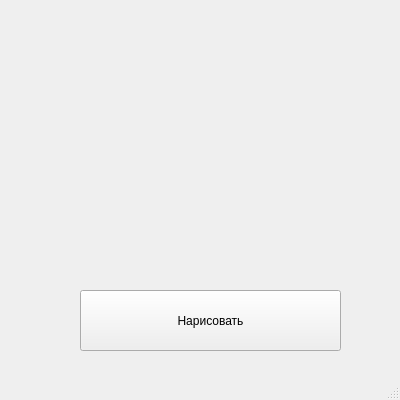
<?xml version="1.0" encoding="UTF-8"?>
<ui version="4.0">
 <class>MainWindow</class>
 <widget class="QMainWindow" name="MainWindow">
  <property name="geometry">
   <rect>
    <x>0</x>
    <y>0</y>
    <width>400</width>
    <height>400</height>
   </rect>
  </property>
  <property name="sizePolicy">
   <sizepolicy hsizetype="Preferred" vsizetype="Preferred">
    <horstretch>0</horstretch>
    <verstretch>0</verstretch>
   </sizepolicy>
  </property>
  <property name="minimumSize">
   <size>
    <width>400</width>
    <height>400</height>
   </size>
  </property>
  <property name="maximumSize">
   <size>
    <width>400</width>
    <height>400</height>
   </size>
  </property>
  <property name="windowTitle">
   <string>чета</string>
  </property>
  <widget class="QWidget" name="centralwidget">
   <widget class="QPushButton" name="pushButton">
    <property name="geometry">
     <rect>
      <x>80</x>
      <y>290</y>
      <width>261</width>
      <height>61</height>
     </rect>
    </property>
    <property name="text">
     <string>Нарисовать</string>
    </property>
   </widget>
  </widget>
  <widget class="QMenuBar" name="menuBar">
   <property name="geometry">
    <rect>
     <x>0</x>
     <y>0</y>
     <width>400</width>
     <height>21</height>
    </rect>
   </property>
  </widget>
  <widget class="QStatusBar" name="statusbar"/>
 </widget>
 <resources/>
 <connections/>
</ui>
